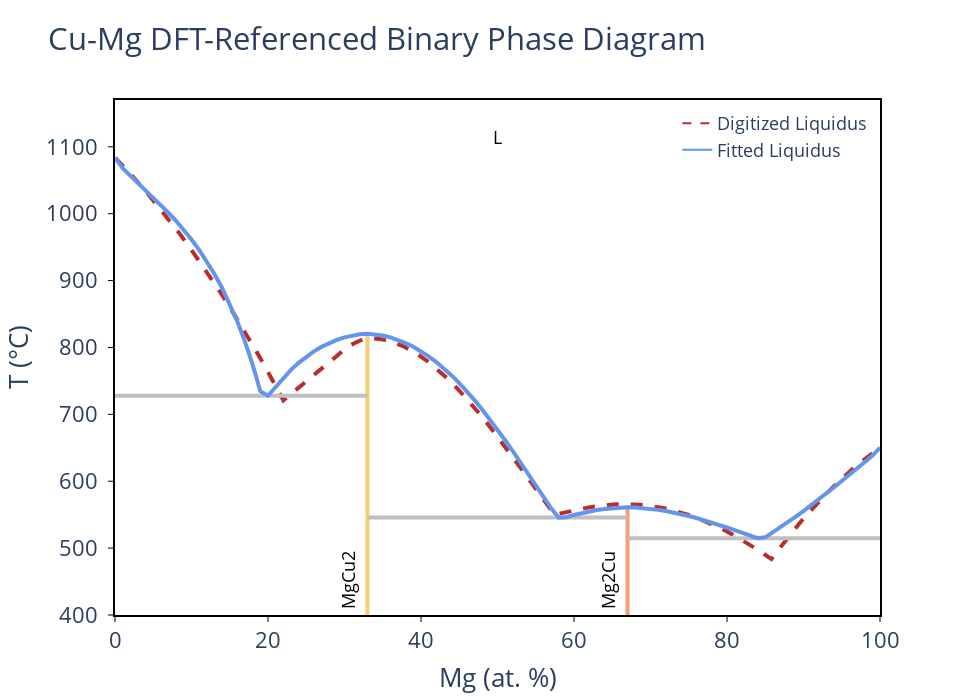

Source (notebook cell):
### Markdown cell above
Now, we have enough information to fit the **DFT-referenced liquid free energy**. 

When `fit_parameters()` is called, the code will identify all invariant points using the liquidus and solid phase data
Only considering invariant points with matching DFT phases, the algorithm will narrow down the list of constraints and 
rank them in order of viability. The 'n_opts' parameter can be used to specify the maximum number of constraint 
combinations to try (default = 1).

Example invariant points on a phase diagram (left) and resulting constraints obtained from the points (right)

<img src="../figures/annotated_multi_invariant_points.png" width="900" height="700"> <img src="../figures/invariant_reactions.png" width="750" height="700">

### Code cell
fit_results = cu_mg_system.fit_parameters(verbose=True, n_opts=3)[0]

print("--- Cu-Mg non-ideal mixing parameter fitting results: ---")
for field, value in fit_results.items():
    if isinstance(value, float):
        print(f'{field.upper()}: {value:.3f}')   

cu_mg_plotter.show('fit+liq')
cu_mg_plotter.show('nmp')

### Figure 1 — Plotly figure (JSON) as saved in the notebook; plotly's stock layout.template omitted (floating-point values rounded to 4 significant figures)
{"data": [{"line": {"color": "#B82E2E", "dash": "dash", "width": 4}, "mode": "lines", "showlegend": false, "type": "scatter", "x": [0.03812, 1.448, 2.85, 4.236, 5.606, 6.96, 8.298, 9.62, 10.93, 12.22, 13.5, 14.76, 16.01, 17.24, 18.46, 19.66, 20.86, 22.01, 22.94, 23.87, 24.74, 25.57, 26.36, 27.11, 27.82, 28.49, 29.13, 29.73, 30.31, 30.86, 31.38, 31.89, 32.37, 32.83, 33.28, 34.77, 36.25, 37.71, 39.16, 40.6, 42.02, 43.44, 44.85, 46.26, 47.66, 49.06, 50.46, 51.86, 53.26, 54.66, 56.07, 57.47, 58.03, 58.61, 59.18, 59.75, 60.31, 60.86, 61.41, 61.95, 62.49, 63.02, 63.55, 64.08, 64.6, 65.12, 65.63, 66.15, 66.66, 67.94, 69.2, 70.44, 71.66, 72.85, 74.03, 75.18, 76.32, 77.44, 78.55, 79.63, 80.7, 81.76, 82.8, 83.83, 84.84, 85.81, 86.53, 87.3, 88.07, 88.85, 89.65, 90.45, 91.27, 92.1, 92.93, 93.78, 94.64, 95.5, 96.38, 97.27, 98.16, 99.06, 99.96], "y": [1084.0, 1067.0, 1049.0, 1031.0, 1012.0, 992.4, 972.4, 951.9, 930.9, 909.4, 887.4, 864.9, 841.9, 818.5, 794.6, 770.3, 745.6, 721.0, 729.8, 738.7, 747.2, 755.4, 763.2, 770.6, 777.5, 783.9, 789.8, 795.2, 799.9, 804.0, 807.4, 810.2, 812.2, 813.4, 813.9, 812.5, 808.3, 801.7, 792.8, 781.7, 768.6, 753.8, 737.5, 719.7, 700.7, 680.7, 659.9, 638.4, 616.4, 594.2, 571.8, 549.8, 551.4, 553.0, 554.6, 556.0, 557.4, 558.7, 559.9, 560.9, 561.9, 562.8, 563.5, 564.2, 564.7, 565.1, 565.4, 565.6, 565.7, 565.3, 564.2, 562.4, 559.9, 556.8, 553.1, 548.9, 544.1, 538.8, 533.1, 527.0, 520.5, 513.6, 506.4, 498.9, 491.2, 483.6, 494.8, 506.3, 517.5, 528.6, 539.5, 550.1, 560.6, 570.7, 580.7, 590.4, 599.8, 608.9, 617.8, 626.4, 634.6, 642.6, 650.1]}, {"hovertemplate": "label=MgCu2<br>x=%{x}<br>t=%{y}<extra></extra>", "legendgroup": "MgCu2", "line": {"color": "rgb(246, 207, 113)", "dash": "solid", "width": 4}, "marker": {"symbol": "circle"}, "mode": "lines", "name": "MgCu2", "orientation": "v", "showlegend": false, "type": "scatter", "x": [33, 33, 33, 33, 33, 33, 33, 33, 33, 33, 33, 33, 33, 33, 33, 33, 33, 33, 33, 33, 33, 33, 33, 33, 33, 33, 33, 33, 33, 33, 33, 33, 33, 33, 33, 33, 33, 33, 33, 33, 33], "xaxis": "x", "y": [545.7, 559.7, 727.8, 740.8, 746.8, 677.2, 766.5, 754.5, 768.7, 758.2, 692.6, 707.3, 734.4, 721.3, 576.8, 594.0, 628.1, 611.1, 644.9, 661.3, 778.2, 786.8, 794.4, 817.9, 811.4, 815.1, 777.0, 786.2, 794.1, 820.6, 811.4, 815.1, 806.7, 801.0, 820.6, 819.7, 806.7, 800.9, 817.9, 819.7, -273.1], "yaxis": "y"}, {"hovertemplate": "label=Mg2Cu<br>x=%{x}<br>t=%{y}<extra></extra>", "legendgroup": "Mg2Cu", "line": {"color": "rgb(248, 156, 116)", "dash": "solid", "width": 4}, "marker": {"symbol": "circle"}, "mode": "lines", "name": "Mg2Cu", "orientation": "v", "showlegend": false, "type": "scatter", "x": [67, 67, 67, 67, 67, 67, 67, 67, 67, 67, 67, 67, 67, 67, 67, 67, 67, 67, 67, 67, 67, 67, 67, 67, 67, 67, 67, 67, 67], "xaxis": "x", "y": [545.7, 514.8, 548.0, 560.6, 546.3, 545.0, 541.8, 550.8, 530.8, 526.8, 518.4, 522.7, 534.6, 538.3, 560.6, 559.8, 561.0, 561.0, 552.5, 549.6, 554.9, 557.0, 559.8, 558.6, 555.4, 553.2, 557.2, 558.7, -273.1], "yaxis": "y"}, {"hovertemplate": "x=%{x}<br>y=%{y}<extra></extra>", "legendgroup": "", "line": {"color": "Silver", "dash": "solid", "width": 4}, "marker": {"symbol": "circle"}, "mode": "lines", "name": "", "orientation": "v", "showlegend": false, "type": "scatter", "x": [33, 58.0, 67], "xaxis": "x", "y": [545.7, 545.7, 545.7], "yaxis": "y"}, {"hovertemplate": "x=%{x}<br>y=%{y}<extra></extra>", "legendgroup": "", "line": {"color": "Silver", "dash": "solid", "width": 4}, "marker": {"symbol": "circle"}, "mode": "lines", "name": "", "orientation": "v", "showlegend": false, "type": "scatter", "x": [0, 20, 33], "xaxis": "x", "y": [727.8, 727.8, 727.8], "yaxis": "y"}, {"hovertemplate": "x=%{x}<br>y=%{y}<extra></extra>", "legendgroup": "", "line": {"color": "Silver", "dash": "solid", "width": 4}, "marker": {"symbol": "circle"}, "mode": "lines", "name": "", "orientation": "v", "showlegend": false, "type": "scatter", "x": [67, 84, 100], "xaxis": "x", "y": [514.8, 514.8, 514.8], "yaxis": "y"}, {"hovertemplate": "label=L<br>x=%{x}<br>t=%{y}<extra></extra>", "legendgroup": "L", "line": {"color": "cornflowerblue", "dash": "solid", "width": 4}, "marker": {"symbol": "circle"}, "mode": "lines", "name": "L", "orientation": "v", "showlegend": false, "type": "scatter", "x": [0, 1, 2, 3, 4, 5, 6, 7.0, 8, 9, 10, 11, 12, 13, 14.0, 15, 16, 17, 18, 19, 20, 21, 22, 23, 24, 25, 26, 27, 28.0, 29.0, 30, 31, 32, 33, 34, 35, 36, 37, 38, 39, 40, 41, 42, 43, 44, 45, 46, 47, 48, 49, 50, 51, 52, 53, 54, 55.0, 56.0, 57.0, 58.0, 59, 60, 61, 62, 63, 64, 65, 66, 67, 68, 69, 70, 71, 72, 73, 74, 75, 76, 77, 78, 79, 80, 81, 82, 83, 84, 85, 86, 87, 88, 89, 90, 91, 92, 93, 94, 95, 96, 97, 98, 99, 100], "xaxis": "x", "y": [1084.0, 1068.0, 1057.0, 1046.0, 1035.0, 1024.0, 1013.0, 1001.0, 989.0, 975.8, 961.5, 945.9, 928.9, 910.0, 888.9, 865.3, 838.6, 808.4, 774.0, 734.6, 727.8, 740.8, 754.5, 766.5, 777.0, 786.2, 794.1, 800.9, 806.7, 811.4, 815.1, 817.9, 819.7, 820.6, 819.7, 817.9, 815.1, 811.4, 806.7, 801.0, 794.4, 786.8, 778.2, 768.7, 758.2, 746.8, 734.4, 721.3, 707.3, 692.6, 677.2, 661.3, 644.9, 628.1, 611.1, 594.0, 576.8, 559.7, 545.7, 546.3, 549.6, 552.5, 554.9, 557.0, 558.6, 559.8, 560.6, 561.0, 560.6, 559.8, 558.7, 557.2, 555.4, 553.2, 550.8, 548.0, 545.0, 541.8, 538.3, 534.6, 530.8, 526.8, 522.7, 518.4, 514.8, 516.1, 523.5, 531.2, 539.0, 547.1, 555.4, 564.0, 572.8, 581.8, 590.9, 600.3, 609.7, 619.2, 628.6, 638.1, 650.1], "yaxis": "y"}, {"line": {"color": "#B82E2E", "dash": "dash"}, "mode": "lines", "name": "Digitized Liquidus", "showlegend": true, "type": "scatter", "x": [null], "y": [null]}, {"marker": {"color": "cornflowerblue"}, "mode": "lines", "name": "Fitted Liquidus", "showlegend": true, "type": "scatter", "x": [null], "y": [null]}], "layout": {"annotations": [{"borderpad": 5, "font": {"color": "black", "size": 18}, "showarrow": false, "text": "MgCu2", "textangle": -90, "x": 30.5, "y": 400, "yanchor": "bottom"}, {"borderpad": 5, "font": {"color": "black", "size": 18}, "showarrow": false, "text": "Mg2Cu", "textangle": -90, "x": 64.5, "y": 400, "yanchor": "bottom"}, {"font": {"color": "black", "size": 18}, "showarrow": false, "text": "L", "x": 50, "y": 1114}], "font": {"size": 22}, "height": 700, "legend": {"font": {"size": 18}, "x": 0.99, "xanchor": "right", "y": 0.99, "yanchor": "top"}, "plot_bgcolor": "white", "showlegend": true, "title": {"text": "Cu-Mg DFT-Referenced Binary Phase Diagram"}, "width": 960, "xaxis": {"linecolor": "black", "linewidth": 2, "mirror": true, "range": [0, 100], "showline": true, "tickcolor": "black", "tickformat": ".0f", "ticks": "outside", "title": {"text": "Mg (at. %)"}}, "yaxis": {"linecolor": "black", "linewidth": 2, "mirror": true, "range": [400, 1170], "showline": true, "tickcolor": "black", "ticks": "outside", "ticksuffix": " ", "title": {"text": "T (°C)"}}}}
